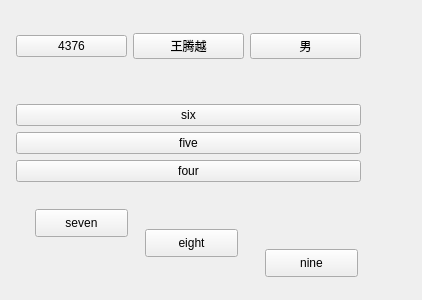
<?xml version="1.0" encoding="UTF-8"?>
<ui version="4.0">
 <class>Widget</class>
 <widget class="QWidget" name="Widget">
  <property name="geometry">
   <rect>
    <x>0</x>
    <y>0</y>
    <width>422</width>
    <height>300</height>
   </rect>
  </property>
  <property name="windowTitle">
   <string> Widget_QBoxLayout</string>
  </property>
  <layout class="QVBoxLayout" name="verticalLayout">
   <property name="leftMargin">
    <number>5</number>
   </property>
   <property name="topMargin">
    <number>5</number>
   </property>
   <property name="rightMargin">
    <number>50</number>
   </property>
   <property name="bottomMargin">
    <number>20</number>
   </property>
   <item>
    <widget class="QWidget" name="widget" native="true">
     <layout class="QHBoxLayout" name="horizontalLayout" stretch="1,1,1">
      <item>
       <widget class="QPushButton" name="pushButton">
        <property name="text">
         <string>4376</string>
        </property>
       </widget>
      </item>
      <item>
       <widget class="QPushButton" name="pushButton_2">
        <property name="text">
         <string>王腾越</string>
        </property>
        <property name="checkable">
         <bool>false</bool>
        </property>
       </widget>
      </item>
      <item>
       <widget class="QPushButton" name="pushButton_3">
        <property name="text">
         <string>男</string>
        </property>
       </widget>
      </item>
     </layout>
    </widget>
   </item>
   <item>
    <widget class="QWidget" name="widget_2" native="true">
     <layout class="QVBoxLayout" name="verticalLayout_2">
      <item>
       <widget class="QPushButton" name="pushButton_4">
        <property name="text">
         <string>six</string>
        </property>
       </widget>
      </item>
      <item>
       <widget class="QPushButton" name="pushButton_5">
        <property name="text">
         <string>five</string>
        </property>
       </widget>
      </item>
      <item>
       <widget class="QPushButton" name="pushButton_6">
        <property name="text">
         <string>four</string>
        </property>
       </widget>
      </item>
     </layout>
    </widget>
   </item>
   <item>
    <widget class="QWidget" name="widget_3" native="true">
     <widget class="QPushButton" name="button7">
      <property name="geometry">
       <rect>
        <x>30</x>
        <y>10</y>
        <width>93</width>
        <height>28</height>
       </rect>
      </property>
      <property name="text">
       <string>seven</string>
      </property>
     </widget>
     <widget class="QPushButton" name="button8">
      <property name="geometry">
       <rect>
        <x>140</x>
        <y>30</y>
        <width>93</width>
        <height>28</height>
       </rect>
      </property>
      <property name="text">
       <string>eight</string>
      </property>
     </widget>
     <widget class="QPushButton" name="button9">
      <property name="geometry">
       <rect>
        <x>260</x>
        <y>50</y>
        <width>93</width>
        <height>28</height>
       </rect>
      </property>
      <property name="text">
       <string>nine</string>
      </property>
     </widget>
    </widget>
   </item>
  </layout>
 </widget>
 <layoutdefault spacing="6" margin="11"/>
 <resources/>
 <connections/>
</ui>
